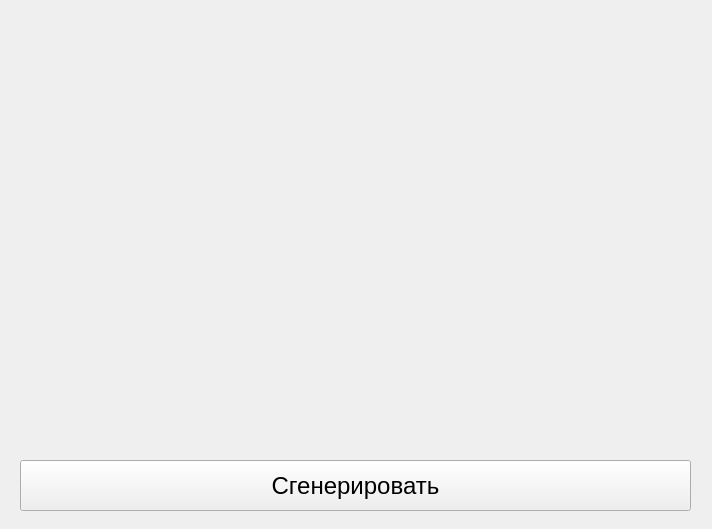
<?xml version="1.0" encoding="UTF-8"?>
<ui version="4.0">
 <class>MainWindow</class>
 <widget class="QMainWindow" name="MainWindow">
  <property name="geometry">
   <rect>
    <x>0</x>
    <y>0</y>
    <width>712</width>
    <height>529</height>
   </rect>
  </property>
  <property name="windowTitle">
   <string>MainWindow</string>
  </property>
  <widget class="QWidget" name="centralwidget">
   <widget class="QPushButton" name="pushButton">
    <property name="geometry">
     <rect>
      <x>20</x>
      <y>460</y>
      <width>671</width>
      <height>51</height>
     </rect>
    </property>
    <property name="font">
     <font>
      <pointsize>18</pointsize>
     </font>
    </property>
    <property name="text">
     <string>Сгенерировать</string>
    </property>
   </widget>
  </widget>
 </widget>
 <resources/>
 <connections/>
</ui>
